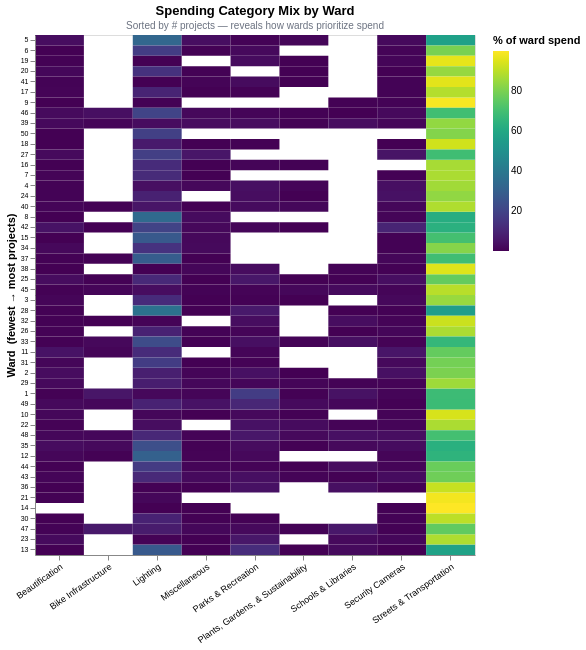

The notebook cell this image was saved under:
### Code cell
ward_order = df.sort_values("num_projects")["ward"].astype(str).tolist()
cw = cat_ward.copy()
cw["ward"] = cw["ward"].astype(str)

heat = (
    alt.Chart(cw)
    .mark_rect()
    .encode(
        x=alt.X("category:N", title=None,
                axis=alt.Axis(labelAngle=-35, labelFontSize=9)),
        y=alt.Y("ward:O", title="Ward  (fewest → most projects)",
                sort=ward_order, axis=alt.Axis(labelFontSize=7)),
        color=alt.Color("pct:Q", title="% of ward spend",
                        scale=alt.Scale(scheme="viridis")),
        tooltip=[
            alt.Tooltip("ward:O",       title="Ward"),
            alt.Tooltip("category:N",   title="Category"),
            alt.Tooltip("pct:Q",        title="Share (%)",  format=".1f"),
            alt.Tooltip("cost_clean:Q", title="$ Spent",    format="$,.0f"),
        ],
    )
    .properties(
        width=440, height=520,
        title=alt.TitleParams(
            text="Spending Category Mix by Ward",
            subtitle="Sorted by # projects — reveals how wards prioritize spend",
            fontSize=13, subtitleFontSize=10, subtitleColor=GRAY,
        ),
    )
)

heat

### Figure 1 — Vega-Lite specification as saved in the notebook (floating-point values rounded to 4 significant figures; data arrays with more than 128 entries replaced by an {"elided": "..."} marker saying what was removed)
{"config": {"view": {"continuousWidth": 300, "continuousHeight": 300}}, "data": {"name": "data-7db9dd18b6aca3db62a28652a75a8381"}, "mark": {"type": "rect"}, "encoding": {"color": {"field": "pct", "scale": {"scheme": "viridis"}, "title": "% of ward spend", "type": "quantitative"}, "tooltip": [{"field": "ward", "title": "Ward", "type": "ordinal"}, {"field": "category", "title": "Category", "type": "nominal"}, {"field": "pct", "format": ".1f", "title": "Share (%)", "type": "quantitative"}, {"field": "cost_clean", "format": "$,.0f", "title": "$ Spent", "type": "quantitative"}], "x": {"axis": {"labelAngle": -35, "labelFontSize": 9}, "field": "category", "title": null, "type": "nominal"}, "y": {"axis": {"labelFontSize": 7}, "field": "ward", "sort": ["5", "6", "19", "20", "41", "17", "9", "46", "39", "50", "18", "27", "16", "7", "4", "24", "40", "8", "42", "15", "34", "37", "38", "25", "45", "3", "28", "32", "26", "33", "11", "31", "2", "29", "1", "49", "10", "22", "48", "35", "12", "44", "43", "36", "21", "14", "30", "47", "23", "13"], "title": "Ward  (fewest → most projects)", "type": "ordinal"}}, "height": 520, "title": {"text": "Spending Category Mix by Ward", "fontSize": 13, "subtitle": "Sorted by # projects — reveals how wards prioritize spend", "subtitleColor": "#6b7280", "subtitleFontSize": 10}, "width": 440, "$schema": "https://vega.github.io/schema/vega-lite/v5.20.1.json", "datasets": {"data-7db9dd18b6aca3db62a28652a75a8381": {"elided": "342 records"}}}
